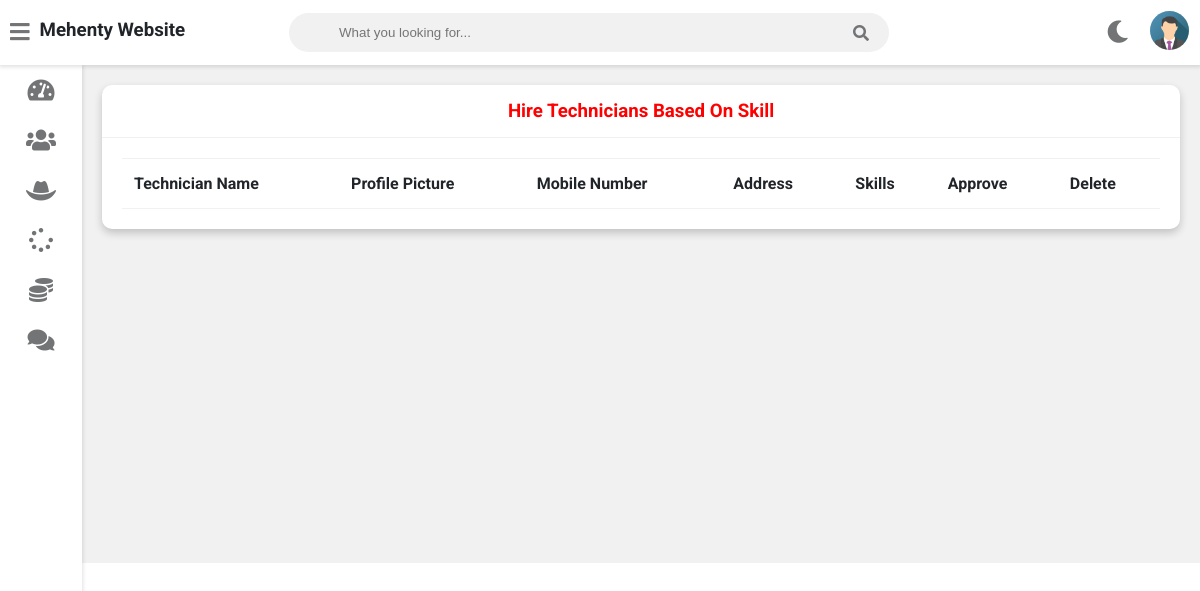
The app's page /admin-approve-Technician (signed in), older data.
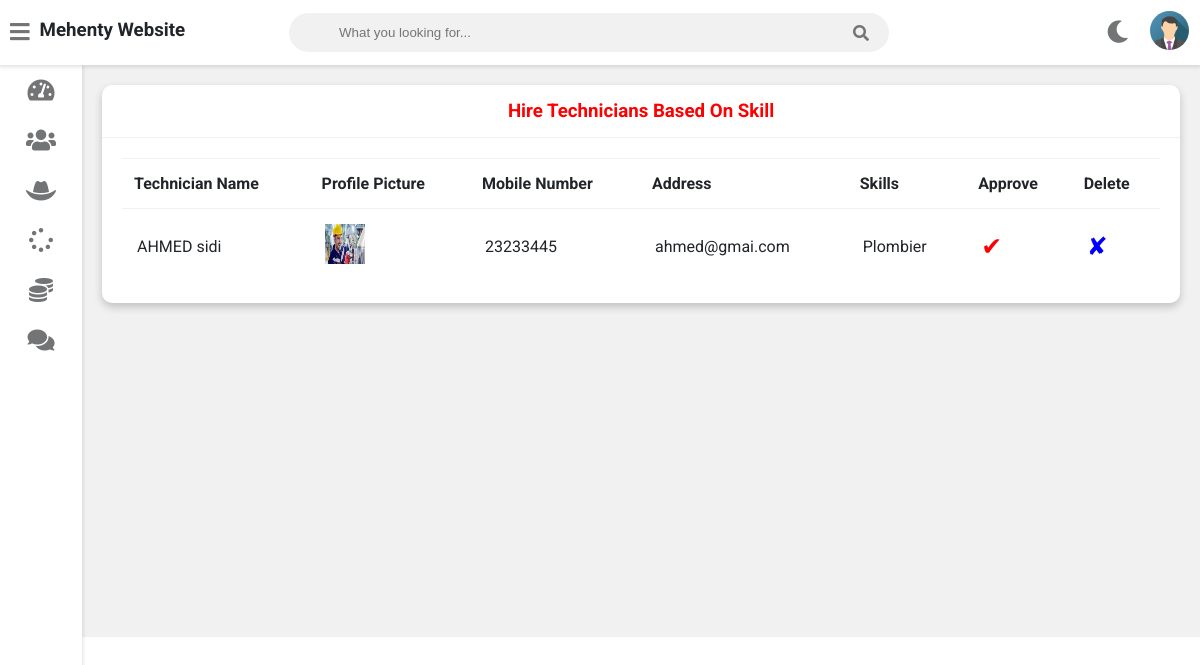
The same page, newer data.
### service/models.py (models this page shows, shortened)
class Technician(models.Model):
    user=models.OneToOneField(User,on_delete=models.CASCADE)
    profile_pic= models.ImageField(upload_to='profile_pic/TechnicianProfilePic/',null=True,blank=True)
    address = models.CharField(max_length=40)
    mobile = models.CharField(max_length=20,null=False)
    skill = models.CharField(max_length=500,null=True)
    salary=models.PositiveIntegerField(null=True)
    status=models.BooleanField(default=False)
    @property
    def get_name(self):
        return self.user.first_name+" "+self.user.last_name

### service/views.py (the view)
# urls.py: path('admin-approve-Technician',views.admin_approve_Technician_view,name='admin-approve-Technician'),
@login_required(login_url='adminlogin')
def admin_approve_Technician_view(request):
    Technicians=models.Technician.objects.all().filter(status=False)
    return render(request,'service/admin_approve_Technician.html',{'Technicians':Technicians})

### templates/service/admin_approve_Technician.html
{% extends 'service/adminbase.html' %}
{% block content %}
{% load static %}
	<div class="wrapper">
		<div class="row">
			<div class="col-12 col-m-12 col-sm-12">
				<div class="card">
					<div class="card-header">
						<h3 style="color:red; text-align:center" >
							Hire Technicians Based On Skill
						</h3>
					</div>
					<div class="card-content">
						<table>
							<thead>
                <tr>
                  <th>Technician  Name</th>
                  <th>Profile Picture</th>
                  <th>Mobile Number</th>
                  <th>Address</th>
                  <th>Skills</th>
                  <th>Approve</th>
                  <th>Delete</th>
                </tr>
							</thead>
							<tbody>
                {% for m in Technicians %}
                <tr>
                  <td> {{m.get_name}}</td>
                  <td> <img src="{{ m.profile_pic.url }}" alt="Profile Pic" height="40px" width="40px" /></td>
                  <td>{{m.mobile}}</td>
                  <td>{{m.address}}</td>
                  <td>{{m.skill}}</td>
                  <td><a  style="color:red; text-decoration:none;font-size:25px;" href="{% url 'approve-Technician' m.id  %}">&#10004;</a></td>
                  <td><a style="color:blue; text-decoration:none;font-size:25px;"href="{% url 'delete-Technician' m.id  %}">&#10008;</a></td>
                </tr>
                {% endfor %}
							</tbody>
						</table>
					</div>
				</div>
			</div>
		</div>
<br><br><br><br><br><br><br><br><br><br><br><br><br><br><br><br>
	</div>
{% endblock content %}

Row changes from the older to the newer data that the page shows:
added Technician: get_name "AHMED sidi", profile_pic (picture), mobile "23233445", address "ahmed@gmai.com", skill "Plombier"
